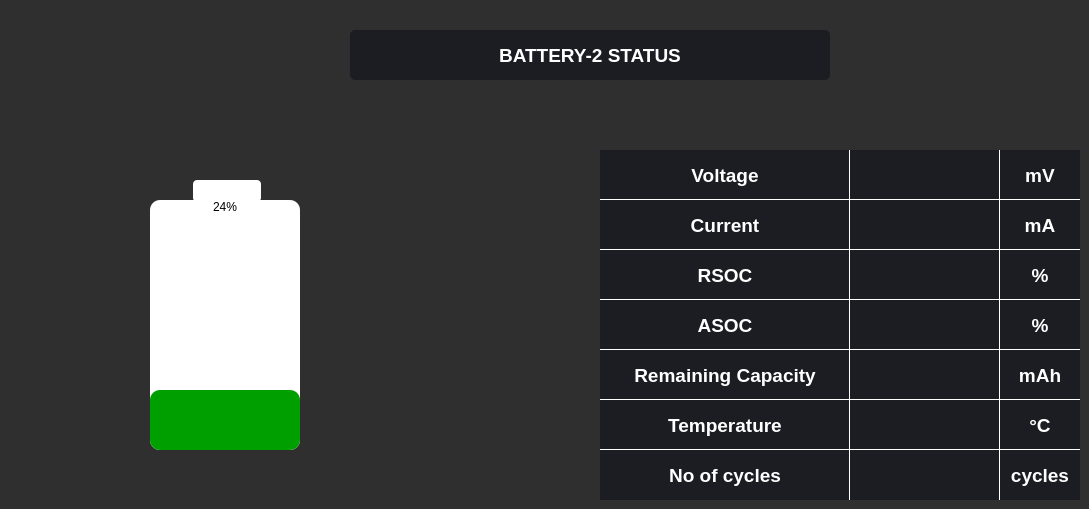
             <widget class="QWidget" name="page_2">
              <property name="styleSheet">
               <string notr="true">background-color: rgb(47, 47, 47)</string>
              </property>
              <widget class="QLabel" name="label_12">
               <property name="geometry">
                <rect>
                 <x>600</x>
                 <y>150</y>
                 <width>250</width>
                 <height>50</height>
                </rect>
               </property>
               <property name="font">
                <font>
                 <pointsize>14</pointsize>
                 <weight>75</weight>
                 <bold>true</bold>
                </font>
               </property>
               <property name="styleSheet">
                <string notr="true">background-color: rgb(27, 29, 35);
border-right:1px solid white;
border-bottom:1px solid white;
color: rgb(255, 255, 255);</string>
               </property>
               <property name="text">
                <string>Voltage</string>
               </property>
               <property name="alignment">
                <set>Qt::AlignCenter</set>
               </property>
              </widget>
              <widget class="QLabel" name="label_14">
               <property name="geometry">
                <rect>
                 <x>600</x>
                 <y>250</y>
                 <width>250</width>
                 <height>50</height>
                </rect>
               </property>
               <property name="font">
                <font>
                 <pointsize>14</pointsize>
                 <weight>75</weight>
                 <bold>true</bold>
                </font>
               </property>
               <property name="styleSheet">
                <string notr="true">background-color: rgb(27, 29, 35);
color: rgb(255, 255, 255);
border-right:1px solid white;
border-bottom:1px solid white;</string>
               </property>
               <property name="text">
                <string>RSOC</string>
               </property>
               <property name="alignment">
                <set>Qt::AlignCenter</set>
               </property>
              </widget>
              <widget class="QLabel" name="label_15">
               <property name="geometry">
                <rect>
                 <x>600</x>
                 <y>200</y>
                 <width>250</width>
                 <height>50</height>
                </rect>
               </property>
               <property name="font">
                <font>
                 <pointsize>14</pointsize>
                 <weight>75</weight>
                 <bold>true</bold>
                </font>
               </property>
               <property name="styleSheet">
                <string notr="true">background-color: rgb(27, 29, 35);
border-right:1px solid white;
color: rgb(255, 255, 255);
border-bottom:1px solid white;</string>
               </property>
               <property name="text">
                <string>Current</string>
               </property>
               <property name="alignment">
                <set>Qt::AlignCenter</set>
               </property>
              </widget>
              <widget class="QLabel" name="label_16">
               <property name="geometry">
                <rect>
                 <x>600</x>
                 <y>300</y>
                 <width>250</width>
                 <height>50</height>
                </rect>
               </property>
               <property name="font">
                <font>
                 <pointsize>14</pointsize>
                 <weight>75</weight>
                 <bold>true</bold>
                </font>
               </property>
               <property name="styleSheet">
                <string notr="true">background-color: rgb(27, 29, 35);
border-right:1px solid white;
color: rgb(255, 255, 255);
border-bottom:1px solid white;</string>
               </property>
               <property name="text">
                <string>ASOC</string>
               </property>
               <property name="alignment">
                <set>Qt::AlignCenter</set>
               </property>
              </widget>
              <widget class="QLabel" name="label_17">
               <property name="geometry">
                <rect>
                 <x>600</x>
                 <y>350</y>
                 <width>250</width>
                 <height>50</height>
                </rect>
               </property>
               <property name="font">
                <font>
                 <pointsize>14</pointsize>
                 <weight>75</weight>
                 <bold>true</bold>
                </font>
               </property>
               <property name="styleSheet">
                <string notr="true">background-color: rgb(27, 29, 35);
border-right:1px solid white;
color: rgb(255, 255, 255);
border-bottom:1px solid white;</string>
               </property>
               <property name="text">
                <string>Remaining Capacity</string>
               </property>
               <property name="alignment">
                <set>Qt::AlignCenter</set>
               </property>
              </widget>
              <widget class="QLabel" name="label_18">
               <property name="geometry">
                <rect>
                 <x>600</x>
                 <y>400</y>
                 <width>250</width>
                 <height>50</height>
                </rect>
               </property>
               <property name="font">
                <font>
                 <pointsize>14</pointsize>
                 <weight>75</weight>
                 <bold>true</bold>
                </font>
               </property>
               <property name="styleSheet">
                <string notr="true">background-color: rgb(27, 29, 35);
border-right:1px solid white;
color: rgb(255, 255, 255);
border-bottom:1px solid white;</string>
               </property>
               <property name="text">
                <string>Temperature</string>
               </property>
               <property name="alignment">
                <set>Qt::AlignCenter</set>
               </property>
              </widget>
              <widget class="QLabel" name="label_19">
               <property name="geometry">
                <rect>
                 <x>600</x>
                 <y>450</y>
                 <width>250</width>
                 <height>50</height>
                </rect>
               </property>
               <property name="font">
                <font>
                 <pointsize>14</pointsize>
                 <weight>75</weight>
                 <bold>true</bold>
                </font>
               </property>
               <property name="styleSheet">
                <string notr="true">background-color: rgb(27, 29, 35);
border-right:1px solid white;
color: rgb(255, 255, 255);</string>
               </property>
               <property name="text">
                <string>No of cycles</string>
               </property>
               <property name="alignment">
                <set>Qt::AlignCenter</set>
               </property>
              </widget>
              <widget class="QLabel" name="label_20">
               <property name="geometry">
                <rect>
                 <x>850</x>
                 <y>150</y>
                 <width>150</width>
                 <height>50</height>
                </rect>
               </property>
               <property name="font">
                <font>
                 <pointsize>14</pointsize>
                 <weight>75</weight>
                 <bold>true</bold>
                </font>
               </property>
               <property name="styleSheet">
                <string notr="true">background-color: rgb(27, 29, 35);
border-right:1px solid white;
color: rgb(255, 255, 255);
border-bottom:1px solid white;</string>
               </property>
               <property name="text">
                <string/>
               </property>
               <property name="alignment">
                <set>Qt::AlignCenter</set>
               </property>
              </widget>
              <widget class="QLabel" name="label_21">
               <property name="geometry">
                <rect>
                 <x>850</x>
                 <y>200</y>
                 <width>150</width>
                 <height>50</height>
                </rect>
               </property>
               <property name="font">
                <font>
                 <pointsize>14</pointsize>
                 <weight>75</weight>
                 <bold>true</bold>
                </font>
               </property>
               <property name="styleSheet">
                <string notr="true">background-color: rgb(27, 29, 35);
border-right:1px solid white;
color: rgb(255, 255, 255);
border-bottom:1px solid white;</string>
               </property>
               <property name="text">
                <string/>
               </property>
               <property name="alignment">
                <set>Qt::AlignCenter</set>
               </property>
              </widget>
              <widget class="QLabel" name="label_22">
               <property name="geometry">
                <rect>
                 <x>850</x>
                 <y>250</y>
                 <width>150</width>
                 <height>50</height>
                </rect>
               </property>
               <property name="font">
                <font>
                 <pointsize>14</pointsize>
                 <weight>75</weight>
                 <bold>true</bold>
                </font>
               </property>
               <property name="styleSheet">
                <string notr="true">background-color: rgb(27, 29, 35);
border-right:1px solid white;
color: rgb(255, 255, 255);
border-bottom:1px solid white;</string>
               </property>
               <property name="text">
                <string/>
               </property>
               <property name="alignment">
                <set>Qt::AlignCenter</set>
               </property>
              </widget>
              <widget class="QLabel" name="label_23">
               <property name="geometry">
                <rect>
                 <x>850</x>
                 <y>300</y>
                 <width>150</width>
                 <height>50</height>
                </rect>
               </property>
               <property name="font">
                <font>
                 <pointsize>14</pointsize>
                 <weight>75</weight>
                 <bold>true</bold>
                </font>
               </property>
               <property name="styleSheet">
                <string notr="true">background-color: rgb(27, 29, 35);
border-right:1px solid white;
color: rgb(255, 255, 255);
border-bottom:1px solid white;</string>
               </property>
               <property name="text">
                <string/>
               </property>
               <property name="alignment">
                <set>Qt::AlignCenter</set>
               </property>
              </widget>
              <widget class="QLabel" name="label_24">
               <property name="geometry">
                <rect>
                 <x>850</x>
                 <y>350</y>
                 <width>150</width>
                 <height>50</height>
                </rect>
               </property>
               <property name="font">
                <font>
                 <pointsize>14</pointsize>
                 <weight>75</weight>
                 <bold>true</bold>
                </font>
               </property>
               <property name="styleSheet">
                <string notr="true">background-color: rgb(27, 29, 35);
border-right:1px solid white;
color: rgb(255, 255, 255);
border-bottom:1px solid white;</string>
               </property>
               <property name="text">
                <string/>
               </property>
               <property name="alignment">
                <set>Qt::AlignCenter</set>
               </property>
              </widget>
              <widget class="QLabel" name="label_25">
               <property name="geometry">
                <rect>
                 <x>850</x>
                 <y>400</y>
                 <width>150</width>
                 <height>50</height>
                </rect>
               </property>
               <property name="font">
                <font>
                 <pointsize>14</pointsize>
                 <weight>75</weight>
                 <bold>true</bold>
                </font>
               </property>
               <property name="styleSheet">
                <string notr="true">background-color: rgb(27, 29, 35);
border-right:1px solid white;
color: rgb(255, 255, 255);
border-bottom:1px solid white;</string>
               </property>
               <property name="text">
                <string/>
               </property>
               <property name="alignment">
                <set>Qt::AlignCenter</set>
               </property>
              </widget>
              <widget class="QLabel" name="label_26">
               <property name="geometry">
                <rect>
                 <x>850</x>
                 <y>450</y>
                 <width>150</width>
                 <height>50</height>
                </rect>
               </property>
               <property name="font">
                <font>
                 <pointsize>14</pointsize>
                 <weight>75</weight>
                 <bold>true</bold>
                </font>
               </property>
               <property name="styleSheet">
                <string notr="true">background-color: rgb(27, 29, 35);
border-right:1px solid white;
color: rgb(255, 255, 255);
</string>
               </property>
               <property name="text">
                <string/>
               </property>
               <property name="alignment">
                <set>Qt::AlignCenter</set>
               </property>
              </widget>
              <widget class="QLabel" name="label_27">
               <property name="geometry">
                <rect>
                 <x>1000</x>
                 <y>150</y>
                 <width>80</width>
                 <height>50</height>
                </rect>
               </property>
               <property name="font">
                <font>
                 <pointsize>14</pointsize>
                 <weight>75</weight>
                 <bold>true</bold>
                </font>
               </property>
               <property name="styleSheet">
                <string notr="true">background-color: rgb(27, 29, 35);

color: rgb(255, 255, 255);
border-bottom:1px solid white;</string>
               </property>
               <property name="text">
                <string>mV</string>
               </property>
               <property name="alignment">
                <set>Qt::AlignCenter</set>
               </property>
              </widget>
              <widget class="QLabel" name="label_28">
               <property name="geometry">
                <rect>
                 <x>1000</x>
                 <y>200</y>
                 <width>80</width>
                 <height>50</height>
                </rect>
               </property>
               <property name="font">
                <font>
                 <pointsize>14</pointsize>
                 <weight>75</weight>
                 <bold>true</bold>
                </font>
               </property>
               <property name="styleSheet">
                <string notr="true">background-color: rgb(27, 29, 35);

color: rgb(255, 255, 255);
border-bottom:1px solid white;</string>
               </property>
               <property name="text">
                <string>mA</string>
               </property>
               <property name="alignment">
                <set>Qt::AlignCenter</set>
               </property>
              </widget>
              <widget class="QLabel" name="label_29">
               <property name="geometry">
                <rect>
                 <x>1000</x>
                 <y>250</y>
                 <width>80</width>
                 <height>50</height>
                </rect>
               </property>
               <property name="font">
                <font>
                 <pointsize>14</pointsize>
                 <weight>75</weight>
                 <bold>true</bold>
                </font>
               </property>
               <property name="styleSheet">
                <string notr="true">background-color: rgb(27, 29, 35);

color: rgb(255, 255, 255);
border-bottom:1px solid white;</string>
               </property>
               <property name="text">
                <string>%</string>
               </property>
               <property name="alignment">
                <set>Qt::AlignCenter</set>
               </property>
              </widget>
              <widget class="QLabel" name="label_30">
               <property name="geometry">
                <rect>
                 <x>1000</x>
                 <y>300</y>
                 <width>80</width>
                 <height>50</height>
                </rect>
               </property>
               <property name="font">
                <font>
                 <pointsize>14</pointsize>
                 <weight>75</weight>
                 <bold>true</bold>
                </font>
               </property>
               <property name="styleSheet">
                <string notr="true">background-color: rgb(27, 29, 35);

color: rgb(255, 255, 255);
border-bottom:1px solid white;</string>
               </property>
               <property name="text">
                <string>%</string>
               </property>
               <property name="alignment">
                <set>Qt::AlignCenter</set>
               </property>
              </widget>
              <widget class="QLabel" name="label_31">
               <property name="geometry">
                <rect>
                 <x>1000</x>
                 <y>350</y>
                 <width>80</width>
                 <height>50</height>
                </rect>
               </property>
               <property name="font">
                <font>
                 <pointsize>14</pointsize>
                 <weight>75</weight>
                 <bold>true</bold>
                </font>
               </property>
               <property name="styleSheet">
                <string notr="true">background-color: rgb(27, 29, 35);

color: rgb(255, 255, 255);
border-bottom:1px solid white;</string>
               </property>
               <property name="text">
                <string>mAh</string>
               </property>
               <property name="alignment">
                <set>Qt::AlignCenter</set>
               </property>
              </widget>
              <widget class="QLabel" name="label_32">
               <property name="geometry">
                <rect>
                 <x>1000</x>
                 <y>400</y>
                 <width>80</width>
                 <height>50</height>
                </rect>
               </property>
               <property name="font">
                <font>
                 <pointsize>14</pointsize>
                 <weight>75</weight>
                 <bold>true</bold>
                </font>
               </property>
               <property name="styleSheet">
                <string notr="true">background-color: rgb(27, 29, 35);

color: rgb(255, 255, 255);
border-bottom:1px solid white;</string>
               </property>
               <property name="text">
                <string>°C</string>
               </property>
               <property name="alignment">
                <set>Qt::AlignCenter</set>
               </property>
              </widget>
              <widget class="QLabel" name="label_33">
               <property name="geometry">
                <rect>
                 <x>1000</x>
                 <y>450</y>
                 <width>80</width>
                 <height>50</height>
                </rect>
               </property>
               <property name="font">
                <font>
                 <pointsize>14</pointsize>
                 <weight>75</weight>
                 <bold>true</bold>
                </font>
               </property>
               <property name="styleSheet">
                <string notr="true">background-color: rgb(27, 29, 35);

color: rgb(255, 255, 255);
</string>
               </property>
               <property name="text">
                <string>cycles</string>
               </property>
               <property name="alignment">
                <set>Qt::AlignCenter</set>
               </property>
              </widget>
              <widget class="QProgressBar" name="progressBar_2">
               <property name="geometry">
                <rect>
                 <x>150</x>
                 <y>200</y>
                 <width>150</width>
                 <height>250</height>
                </rect>
               </property>
               <property name="styleSheet">
                <string notr="true">QProgressBar{

background-color: rgb(255, 255, 255);
color: rgb(0, 0, 0);
border-radius:10px;
border-style:solid;


text-align:top;
   
}

QProgressBar::chunk{

	background-color: qlineargradient(spread:pad, x1:0, y1:0, x2:1, y2:0, stop:1 rgba(0, 159, 0, 255));
border-radius:10px;
}
</string>
               </property>
               <property name="value">
                <number>24</number>
               </property>
               <property name="orientation">
                <enum>Qt::Vertical</enum>
               </property>
              </widget>
              <widget class="QLabel" name="label_13">
               <property name="geometry">
                <rect>
                 <x>193</x>
                 <y>180</y>
                 <width>68</width>
                 <height>22</height>
                </rect>
               </property>
               <property name="styleSheet">
                <string notr="true">background-color: rgb(255, 255, 255);
border-bottom:1px solid white;
border-radius:4px;</string>
               </property>
               <property name="text">
                <string/>
               </property>
              </widget>
              <widget class="QLabel" name="label_34">
               <property name="geometry">
                <rect>
                 <x>350</x>
                 <y>30</y>
                 <width>480</width>
                 <height>50</height>
                </rect>
               </property>
               <property name="font">
                <font>
                 <pointsize>14</pointsize>
                 <weight>75</weight>
                 <bold>true</bold>
                </font>
               </property>
               <property name="styleSheet">
                <string notr="true">color: rgb(255, 255, 255);
background-color: rgb(27, 29, 35);
border-radius:5px;</string>
               </property>
               <property name="text">
                <string>BATTERY-2 STATUS</string>
               </property>
               <property name="alignment">
                <set>Qt::AlignCenter</set>
               </property>
              </widget>
             </widget>
